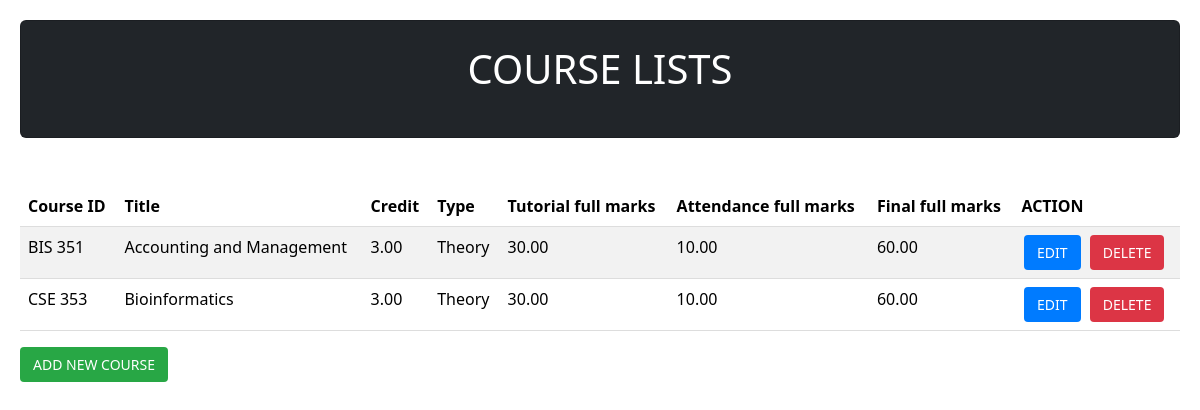
Page /day4app/chome/ on the committed database.
### day4app/models.py (models this page shows, shortened)
class Course(models.Model):
    course_id=models.CharField(max_length=10)
    course_name=models.CharField(max_length=40)
    course_type=models.CharField(choices= CourseType ,max_length=40,default='Theory')
    credit=models.DecimalField(max_digits=4,decimal_places=2)
    tutorial_full_marks=models.DecimalField(max_digits=4,decimal_places=2)
    att_full_marks=models.DecimalField(max_digits=4,decimal_places=2)
    final_full_marks=models.DecimalField(max_digits=4,decimal_places=2)

### day4app/views.py (the view)
# urls.py: path('chome/',views.Chome,name="Courses"),
def Chome(request):
    courses=Course.objects.all()
    return render(request,'day4/chome.html',{'all_courses':courses})

### templates/day4/chome.html (shortened to what this page needs)
<!DOCTYPE html>
<html lang="en">
<head>
  <link href="https://cdn.jsdelivr.net/npm/bootstrap@5.3.2/dist/css/bootstrap.min.css" rel="stylesheet">
</head>
<body>
  <div class=" d-block p-2 bg-dark card p-4 mb-5">
  <h1 class="text-white text-center">COURSE LISTS</h1>
    </div>
  <table class="table table-striped">
    <thead>
      <tr>
        <th>Course ID</th>
        <th>Title</th>
        <th>Credit</th>
        <th>Type</th>
        <th>Tutorial full marks</th>
        <th>Attendance full marks</th>
        <th>Final full marks</th>
        <th>ACTION</th>
      </tr>
    </thead>
    <tbody>
      {% for cors in all_courses %}
      <tr>
        <td>{{cors.course_id}}</td>
        <td>{{cors.course_name}}</td>
        <td>{{cors.credit}}</td>
        <td>{{cors.course_type}}</td>
        <td>{{cors.tutorial_full_marks}}</td>
        <td>{{cors.att_full_marks}}</td>
        <td>{{cors.final_full_marks}}</td>
        <td>
          <a href="{% url 'edit_course' cors.id %}" class="btn btn-edit">EDIT</a>
          <a href="{% url 'remove_course' cors.id %}" class="btn btn-delete">DELETE</a>
        </td>
      </tr>
      {% endfor %}
    </tbody>
  </table>
  <a href="{% url 'add' %}" class="btn btn-add">ADD NEW COURSE</a>
</body>
</html>

### templates/day4/chome.html (style rules this page uses)
body { padding: 20px; }
h1 { margin-bottom: 20px; }
table { width: 100%; border-collapse: collapse; margin-bottom: 20px; }
th, td { padding: 8px; text-align: left; border-bottom: 1px solid #ddd; }
th { background-color: #f2f2f2; }
td:last-child { text-align: center; }
a { text-decoration: none; margin-right: 5px; }
.btn { padding: 6px 12px; font-size: 14px; border-radius: 4px; }
.btn-edit { background-color: #007bff; color: #fff; }
.btn-delete { background-color: #dc3545; color: #fff; }
.btn-add { background-color: #28a745; color: #fff; }

### rows in the picture
Course: course_id "BIS 351", course_name "Accounting and Management", credit "3.00", course_type "Theory", tutorial_full_marks "30.00", att_full_marks "10.00", final_full_marks "60.00"
Course: course_id "CSE 353", course_name "Bioinformatics", credit "3.00", course_type "Theory", tutorial_full_marks "30.00", att_full_marks "10.00", final_full_marks "60.00"
